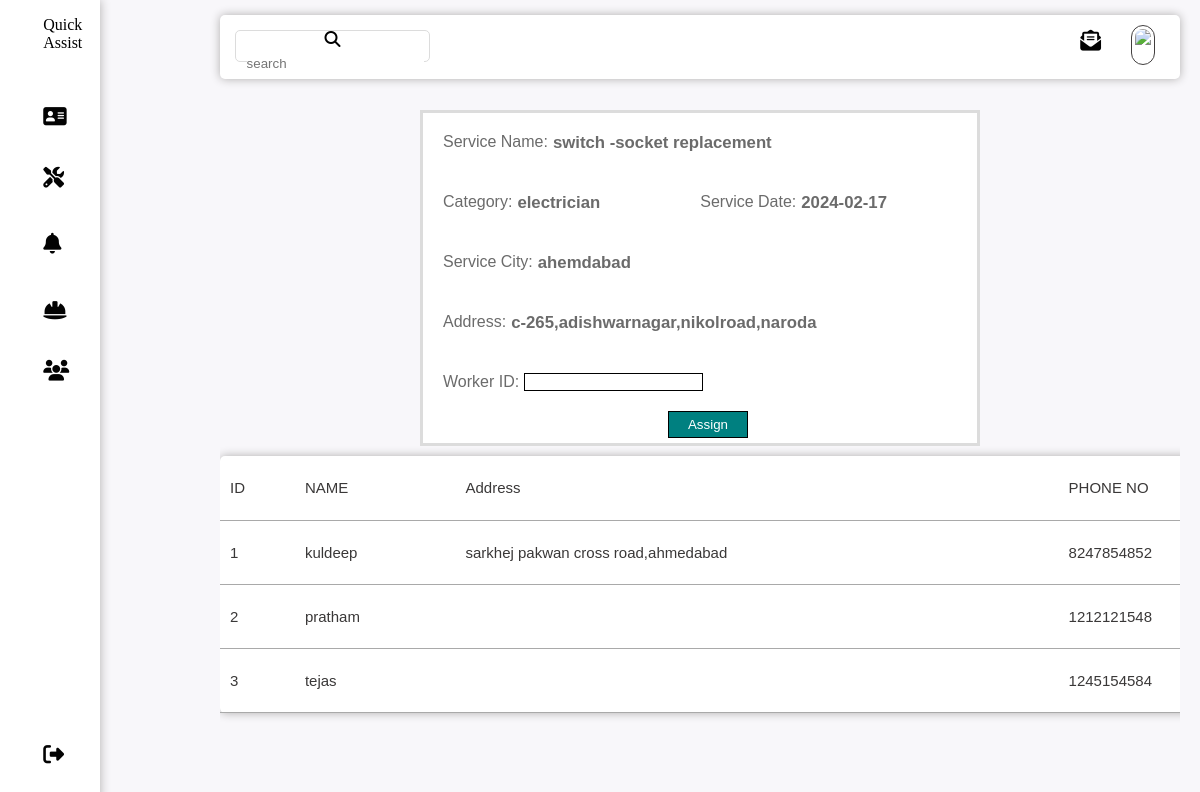
The page /wassign.php?id=43 on the database its author committed.
### tables this page shows
CREATE TABLE `appointment` (
  `a_id` int(5) NOT NULL,
  `ser_id` int(5) NOT NULL,
  `cus_id` int(5) NOT NULL,
  `a_addre` varchar(50) NOT NULL,
  `a_city` varchar(30) NOT NULL,
  `a_date` date NOT NULL,
  `a_status` varchar(30) NOT NULL,
  `wor_id` int(5) NOT NULL,
  `wor_status` varchar(30) NOT NULL
);

CREATE TABLE `services` (
  `ser_id` int(5) NOT NULL,
  `ser_name` varchar(50) NOT NULL,
  `ser_category` varchar(50) NOT NULL,
  `ser_section` varchar(50) NOT NULL,
  `ser_price` int(5) NOT NULL,
  `ser_img` varchar(255) NOT NULL,
  `ser_time` varchar(50) NOT NULL,
  `ser_des` varchar(500) NOT NULL
);

CREATE TABLE `worker` (
  `wor_id` int(5) NOT NULL,
  `wor_name` varchar(25) NOT NULL,
  `wor_email` varchar(30) NOT NULL,
  `wor_phno` varchar(13) NOT NULL,
  `profession` varchar(25) NOT NULL,
  `password` varchar(8) NOT NULL,
  `wor_city` varchar(15) NOT NULL,
  `wor_address` varchar(100) NOT NULL,
  `wor_image` varchar(150) NOT NULL
);

### wassign.php (the view, shortened to what this page needs)
<?php require'head.php'?>
<!DOCTYPE html>
<html lang="en">
    <head>
        <link rel="stylesheet" href="admin.css">
    </head>
    <body>
        <main>
            <?php
                if(isset($_GET['id'])){
                    $id = $_GET['id'];
                    $sql = "SELECT * FROM appointment INNER JOIN services ON appointment.ser_id = services.ser_id WHERE a_id = $id";
                    $result = mysqli_query($conn,$sql);
                    if(!$result)
                    {
                       echo"error";
                    }
                    else
                    {
                        while($row = mysqli_fetch_assoc($result)){
            ?>
                            <div class="appointmentbox">
                                <div class="applable">
                                    <lable>Service Name:</lable>
                                    <h6><?php echo $row['ser_name'];?></h6>
                                </div>
                                <div class="applable">
                                    <lable>Category:</lable>
                                    <h6><?php echo $row['ser_category'];?></h6>
                                </div>
                                <div class="applable">
                                    <lable>Service Date:</lable>
                                    <h6><?php echo $row['a_date'];?></h6>
                                </div>
                                <div class="applable">
                                    <lable>Service City:</lable>
                                    <h6><?php echo $row['a_city'];?></h6>
                                </div>
                                <div class="applable address">
                                    <lable>Address:</lable>
                                    <h6><?php echo $row['a_addre'];?></h6>
                                </div>
                                <form method="post" action="wassign.php">
                                <div class="applable">
                                    <lable>Worker ID:</lable>
                                    <input type="text" name="wid">
                                </div>
                                <input type="submit" name="wassign" value="Assign" class="appointmentboxbtn">
                                </form>
                            </div>
                            <div class="tableview">
                <div>
                    <table id="table">
                        <tr>
                            <td>ID</td>
                            <td>NAME</td>
                            <td>Address</td>
                            <td>PHONE NO</td>
                        </tr>
                        <?php
                            $profession = $row['ser_category'];
                            $sql = "SELECT * FROM worker WHERE profession = '$profession'";
                            $result = $conn->query($sql);
                            if($result->num_rows>0){
                                while($row = $result->fetch_assoc())
                                {
                        ?>
                                    <tr>
                                        <td><?php echo $row['wor_id'];?></td>
                                        <td><?php echo $row['wor_name'];?></td>
                                        <td><?php echo $row['wor_address'];?></td>
                                        <td><?php echo $row['wor_phno']; ?></td>
                                    </tr>
                        <?php
                                }
                            }
                        ?>
                    </table>
                </div>
            </div>
                <?php
                        }
                    }
                }?>
        </main>
    </body>
</html>

### admin.css (style rules this page uses)
* { margin: 0; padding:0; border: none; outline: none; box-sizing: border-box; }
body { display:flex; width: 100%; background-color: #f8f7fa; }
main { margin-top: 100px; margin-left:120px; width: 80%; font-family:sans-serif; font-size: 25px; color: rgb(107, 107, 107); overflow-x: hidden; }
.tableview { width: 1070px; margin: 10px 0px; box-shadow: 0px 0px 10px rgb(175, 173, 173); border-radius: 5px; background-color: white; }
table { width: 1060px; border-collapse: collapse; font-size: medium; color: rgb(58, 56, 56); }
table td { padding: 5px 10px; border-bottom: solid 1px darkgray; border-radius: 5px; margin-left: 5px; font-size: 15px; width: fit-content; height: 8vh; }
.appointmentbox { border: solid 3px gainsboro; margin: 10px auto; display:flex ; flex-wrap: wrap; gap: 10px 70px; width: 35rem; background-color: white; padding: 5px; }
.applable { display: flex; margin: 10px 10px; padding: 5px; }
.address { height: fit-content; }
.applable lable { font-size: medium; margin-right: 5px; }
.appointmentbox input { border: solid 1px black; }
.appointmentboxbtn { margin-left: 15rem; padding: 5px; width: 80px; background-color: teal; color: white; }

### rows shown on the page
appointment: ser.ser_name "switch -socket replacement", ser.ser_category "electrician", a_date "2024-02-17", a_city "ahemdabad", a_addre "c-265,adishwarnagar,nikolroad,naroda"
worker: wor_id "1", wor_name "kuldeep", wor_address "sarkhej pakwan cross road,ahmedabad", wor_phno "8247854852"
worker: wor_id "2", wor_name "pratham", wor_phno "1212121548"
worker: wor_id "3", wor_name "tejas", wor_phno "1245154584"
